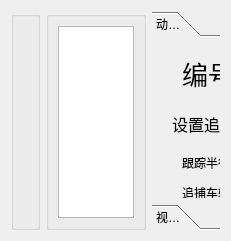
      <widget class="QWidget" name="tab3">
       <attribute name="title">
        <string>控制中心</string>
       </attribute>
       <layout class="QHBoxLayout" name="horizontalLayout_4">
        <item>
         <widget class="QGroupBox" name="paintBox">
          <property name="title">
           <string/>
          </property>
         </widget>
        </item>
        <item>
         <widget class="QGroupBox" name="flyBox2">
          <property name="maximumSize">
           <size>
            <width>100</width>
            <height>16777215</height>
           </size>
          </property>
          <property name="title">
           <string/>
          </property>
          <layout class="QVBoxLayout" name="verticalLayout_4">
           <item>
            <widget class="QTableWidget" name="flyWidget">
             <property name="maximumSize">
              <size>
               <width>100</width>
               <height>16777215</height>
              </size>
             </property>
            </widget>
           </item>
          </layout>
         </widget>
        </item>
        <item>
         <widget class="QToolBox" name="toolBox">
          <property name="maximumSize">
           <size>
            <width>300</width>
            <height>16777215</height>
           </size>
          </property>
          <property name="currentIndex">
           <number>0</number>
          </property>
          <widget class="QWidget" name="page">
           <property name="geometry">
            <rect>
             <x>0</x>
             <y>0</y>
             <width>300</width>
             <height>741</height>
            </rect>
           </property>
           <attribute name="label">
            <string>动捕模式</string>
           </attribute>
           <widget class="QPushButton" name="BtnLanding">
            <property name="geometry">
             <rect>
              <x>100</x>
              <y>530</y>
              <width>75</width>
              <height>23</height>
             </rect>
            </property>
            <property name="text">
             <string>降落</string>
            </property>
           </widget>
           <widget class="QLineEdit" name="EditHeight">
            <property name="geometry">
             <rect>
              <x>110</x>
              <y>170</y>
              <width>121</width>
              <height>20</height>
             </rect>
            </property>
           </widget>
           <widget class="QLabel" name="labLightBoard_17">
            <property name="geometry">
             <rect>
              <x>30</x>
              <y>10</y>
              <width>71</width>
              <height>41</height>
             </rect>
            </property>
            <property name="styleSheet">
             <string notr="true">QLabel{font-family:'Microsoft YaHei';font-size:26px;}</string>
            </property>
            <property name="text">
             <string>编号：</string>
            </property>
           </widget>
           <widget class="QPushButton" name="BtnCancel">
            <property name="geometry">
             <rect>
              <x>160</x>
              <y>340</y>
              <width>75</width>
              <height>23</height>
             </rect>
            </property>
            <property name="text">
             <string>取消</string>
            </property>
           </widget>
           <widget class="QLabel" name="Editnum2">
            <property name="geometry">
             <rect>
              <x>100</x>
              <y>10</y>
              <width>51</width>
              <height>41</height>
             </rect>
            </property>
            <property name="text">
             <string/>
            </property>
           </widget>
           <widget class="QLabel" name="labLightBoard_5">
            <property name="geometry">
             <rect>
              <x>30</x>
              <y>170</y>
              <width>81</width>
              <height>20</height>
             </rect>
            </property>
            <property name="text">
             <string>跟踪高度：</string>
            </property>
           </widget>
           <widget class="QPushButton" name="BtnTakeoff2">
            <property name="geometry">
             <rect>
              <x>150</x>
              <y>500</y>
              <width>75</width>
              <height>23</height>
             </rect>
            </property>
            <property name="text">
             <string>起飞</string>
            </property>
           </widget>
           <widget class="QLineEdit" name="EditRadius">
            <property name="geometry">
             <rect>
              <x>110</x>
              <y>110</y>
              <width>121</width>
              <height>20</height>
             </rect>
            </property>
           </widget>
           <widget class="QLabel" name="label">
            <property name="geometry">
             <rect>
              <x>240</x>
              <y>110</y>
              <width>21</width>
              <height>16</height>
             </rect>
            </property>
            <property name="text">
             <string>cm</string>
            </property>
           </widget>
           <widget class="QComboBox" name="BoxDirection">
            <property name="geometry">
             <rect>
              <x>110</x>
              <y>210</y>
              <width>121</width>
              <height>22</height>
             </rect>
            </property>
            <item>
             <property name="text">
              <string>前</string>
             </property>
            </item>
            <item>
             <property name="text">
              <string>后</string>
             </property>
            </item>
            <item>
             <property name="text">
              <string>左</string>
             </property>
            </item>
            <item>
             <property name="text">
              <string>右</string>
             </property>
            </item>
            <item>
             <property name="text">
              <string>中</string>
             </property>
            </item>
            <item>
             <property name="text">
              <string>左前</string>
             </property>
            </item>
            <item>
             <property name="text">
              <string>左后</string>
             </property>
            </item>
            <item>
             <property name="text">
              <string>右前</string>
             </property>
            </item>
            <item>
             <property name="text">
              <string>右后</string>
             </property>
            </item>
           </widget>
           <widget class="QPushButton" name="BtnConfirm">
            <property name="geometry">
             <rect>
              <x>40</x>
              <y>340</y>
              <width>75</width>
              <height>23</height>
             </rect>
            </property>
            <property name="text">
             <string> 动捕跟踪</string>
            </property>
           </widget>
           <widget class="QPushButton" name="BtnStart">
            <property name="geometry">
             <rect>
              <x>100</x>
              <y>470</y>
              <width>75</width>
              <height>23</height>
             </rect>
            </property>
            <property name="text">
             <string>开始</string>
            </property>
           </widget>
           <widget class="QLabel" name="labLightBoard_6">
            <property name="geometry">
             <rect>
              <x>30</x>
              <y>140</y>
              <width>81</width>
              <height>20</height>
             </rect>
            </property>
            <property name="text">
             <string>追捕车辆：</string>
            </property>
           </widget>
           <widget class="QLabel" name="labLightBoard_4">
            <property name="geometry">
             <rect>
              <x>30</x>
              <y>110</y>
              <width>81</width>
              <height>20</height>
             </rect>
            </property>
            <property name="text">
             <string>跟踪半径：</string>
            </property>
           </widget>
           <widget class="QPushButton" name="BtnTiming">
            <property name="geometry">
             <rect>
              <x>40</x>
              <y>500</y>
              <width>75</width>
              <height>23</height>
             </rect>
            </property>
            <property name="text">
             <string>授时</string>
            </property>
           </widget>
           <widget class="QLabel" name="labLightBoard_22">
            <property name="geometry">
             <rect>
              <x>30</x>
              <y>270</y>
              <width>71</width>
              <height>20</height>
             </rect>
            </property>
            <property name="text">
             <string>是否补位：</string>
            </property>
           </widget>
           <widget class="QLabel" name="label_11">
            <property name="geometry">
             <rect>
              <x>240</x>
              <y>170</y>
              <width>21</width>
              <height>16</height>
             </rect>
            </property>
            <property name="text">
             <string>cm</string>
            </property>
           </widget>
           <widget class="QComboBox" name="BoxCovering">
            <property name="geometry">
             <rect>
              <x>110</x>
              <y>270</y>
              <width>121</width>
              <height>22</height>
             </rect>
            </property>
            <item>
             <property name="text">
              <string>否</string>
             </property>
            </item>
            <item>
             <property name="text">
              <string>是</string>
             </property>
            </item>
           </widget>
           <widget class="QPushButton" name="BtnSave">
            <property name="geometry">
             <rect>
              <x>100</x>
              <y>310</y>
              <width>75</width>
              <height>23</height>
             </rect>
            </property>
            <property name="text">
             <string>保存</string>
            </property>
           </widget>
           <widget class="QLabel" name="labLightBoard_19">
            <property name="geometry">
             <rect>
              <x>30</x>
              <y>210</y>
              <width>81</width>
              <height>20</height>
             </rect>
            </property>
            <property name="text">
             <string>追捕方向：</string>
            </property>
           </widget>
           <widget class="QLabel" name="labLightBoard_44">
            <property name="geometry">
             <rect>
              <x>20</x>
              <y>60</y>
              <width>121</width>
              <height>41</height>
             </rect>
            </property>
            <property name="styleSheet">
             <string notr="true">QLabel{font-family:'Microsoft YaHei';font-size:16px;}</string>
            </property>
            <property name="text">
             <string>设置追捕无人机</string>
            </property>
           </widget>
           <widget class="QLabel" name="label_12">
            <property name="geometry">
             <rect>
              <x>240</x>
              <y>240</y>
              <width>31</width>
              <height>16</height>
             </rect>
            </property>
            <property name="text">
             <string>cm/s</string>
            </property>
           </widget>
           <widget class="QComboBox" name="EditCar">
            <property name="geometry">
             <rect>
              <x>110</x>
              <y>140</y>
              <width>121</width>
              <height>22</height>
             </rect>
            </property>
            <item>
             <property name="text">
              <string>4</string>
             </property>
            </item>
            <item>
             <property name="text">
              <string>5</string>
             </property>
            </item>
           </widget>
           <widget class="QLabel" name="labLightBoard_21">
            <property name="geometry">
             <rect>
              <x>30</x>
              <y>240</y>
              <width>81</width>
              <height>20</height>
             </rect>
            </property>
            <property name="text">
             <string>飞行速度：</string>
            </property>
           </widget>
           <widget class="QLineEdit" name="EditSpeed">
            <property name="geometry">
             <rect>
              <x>110</x>
              <y>240</y>
              <width>121</width>
              <height>20</height>
             </rect>
            </property>
            <property name="maxLength">
             <number>32767</number>
            </property>
           </widget>
           <widget class="QPushButton" name="BtnVision">
            <property name="geometry">
             <rect>
              <x>100</x>
              <y>430</y>
              <width>75</width>
              <height>23</height>
             </rect>
            </property>
            <property name="text">
             <string>视觉追捕</string>
            </property>
           </widget>
           <widget class="QPushButton" name="BtnConfirm1">
            <property name="geometry">
             <rect>
              <x>10</x>
              <y>380</y>
              <width>75</width>
              <height>23</height>
             </rect>
            </property>
            <property name="text">
             <string>1号跟踪</string>
            </property>
            <property name="checkable">
             <bool>true</bool>
            </property>
           </widget>
           <widget class="QPushButton" name="BtnConfirm2">
            <property name="geometry">
             <rect>
              <x>110</x>
              <y>380</y>
              <width>75</width>
              <height>23</height>
             </rect>
            </property>
            <property name="text">
             <string>2号跟踪</string>
            </property>
            <property name="checkable">
             <bool>true</bool>
            </property>
           </widget>
           <widget class="QPushButton" name="BtnConfirm3">
            <property name="geometry">
             <rect>
              <x>210</x>
              <y>380</y>
              <width>75</width>
              <height>23</height>
             </rect>
            </property>
            <property name="text">
             <string>3号跟踪</string>
            </property>
            <property name="checkable">
             <bool>true</bool>
            </property>
           </widget>
          </widget>
          <widget class="QWidget" name="page_2">
           <property name="geometry">
            <rect>
             <x>0</x>
             <y>0</y>
             <width>98</width>
             <height>28</height>
            </rect>
           </property>
           <attribute name="label">
            <string>视觉模式</string>
           </attribute>
          </widget>
         </widget>
        </item>
       </layout>
      </widget>
